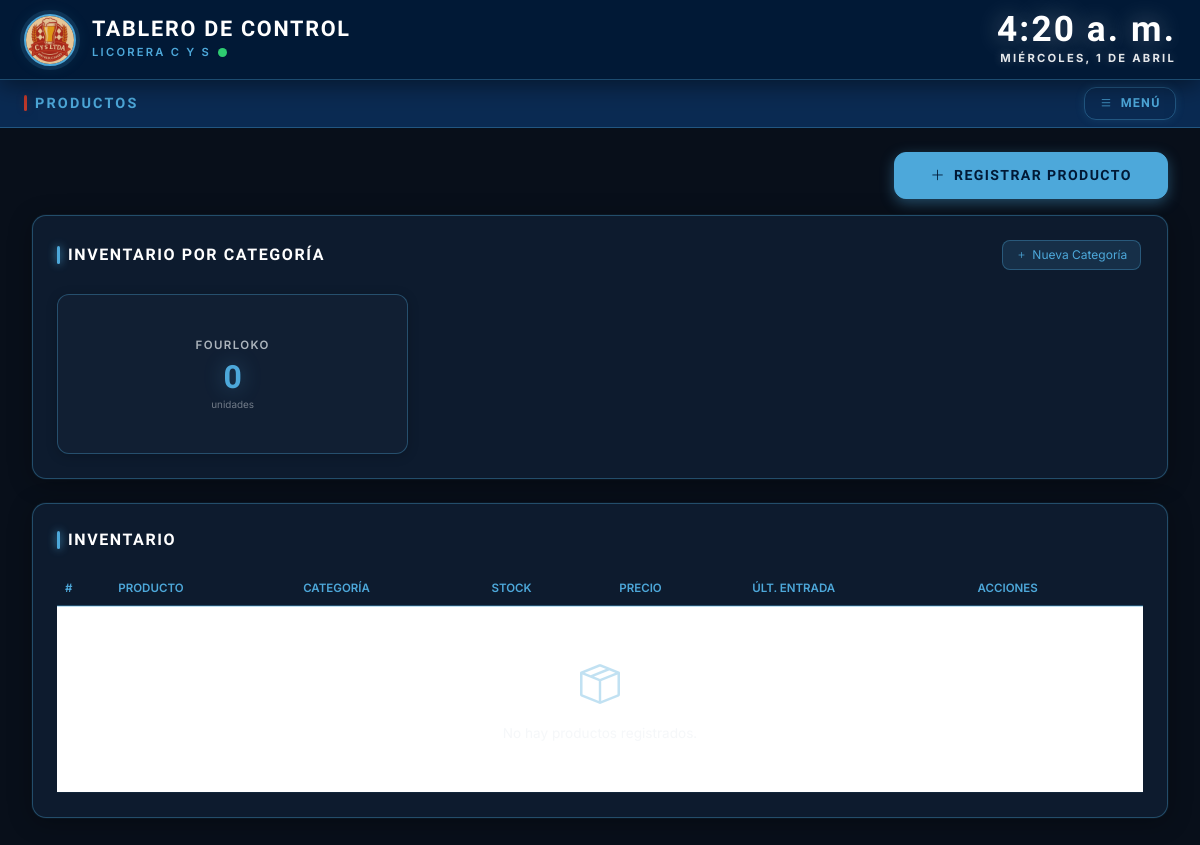
Page /producto/ on the earlier database version.
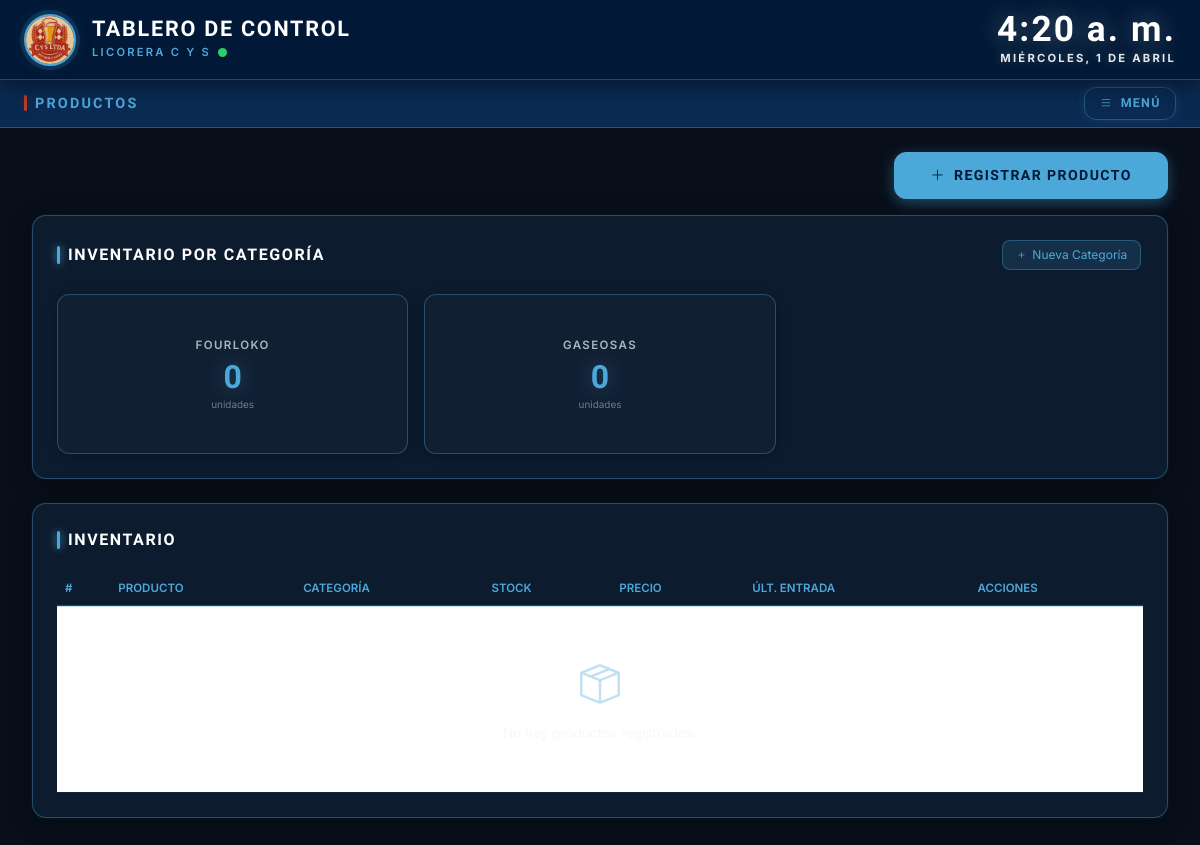
Same page on the later database version.
### producto/models.py (models this page shows)
class Categoria(models.Model):
    codigo      = models.CharField(max_length=20, unique=True)
    nombre      = models.CharField(max_length=100)
    descripcion = models.TextField(blank=True, null=True)
    class Meta:
        verbose_name        = "Categoría"
        verbose_name_plural = "Categorías"
        ordering            = ["nombre"]
    def __str__(self):
        return self.nombre

### producto/views.py (the view, shortened to what this page needs)
# urls.py: path("", views.producto_lista, name="producto_lista"),
def producto_lista(request):
    form = ProductoForm()
    categorias = Categoria.objects.all()
    resumen_categorias = []
    for cat in categorias:
        resumen_categorias.append({
            "nombre": cat.nombre,
            "total":  cat.productos.count(),
        })
    stock_critico = Producto.objects.filter(cantidad_disponible__lte=5)
    productos = Producto.objects.select_related("categoria").all()
    context = {
        "form":               form,
        "productos":          productos,
        "resumen_categorias": resumen_categorias,
        "stock_critico":      stock_critico,
    }
    return render(request, "producto.html", context)

### licorera/context_processors.py (called while the page is built)
def datos_globales(request):
    return {
        "total_productos": Producto.objects.count(),
        "stock_critico": Producto.objects.filter(cantidad_disponible__lte=5).count(),
        "total_categorias": Categoria.objects.count()
    }

### producto/templates/producto.html (shortened to what the changed rows need)
{% extends 'base.html' %}
{% load static %}
{% block extra_css %}
<link rel="stylesheet" href="{% static 'css/producto.css' %}">
{% endblock %}
{% block content %}
<div class="container-fluid p-0">
  <section class="cys-card mb-4">
    <div class="row g-3">
      {% for cat in resumen_categorias %}
        <div class="col-md-4">
          <div class="cys-stat-card text-center">
            <div class="cys-stat-card__label">{{ cat.nombre }}</div>
            <div class="cys-stat-card__val">{{ cat.total }}</div>
            <div style="font-size:.62rem; color:var(--texto-muted); margin-top:.25rem;">unidades</div>
          </div>
        </div>
      {% empty %}
        <div class="col-12 text-center py-4" style="color:var(--texto-muted); font-size:.85rem;">
          No hay categorías registradas.
        </div>
      {% endfor %}
    </div>
  </section>
  <section class="cys-card mb-4">
    <div class="table-responsive">
      <table class="table table-hover align-middle mb-0">
        <thead>
          <tr style="border-bottom:2px solid var(--azul-borde);">
            <th class="text-uppercase" style="font-size:.72rem; color:var(--gris-claro); font-weight:600;">#</th>
            <th class="text-uppercase" style="font-size:.72rem; color:var(--gris-claro); font-weight:600;">Producto</th>
            <th class="text-uppercase" style="font-size:.72rem; color:var(--gris-claro); font-weight:600;">Categoría</th>
            <th class="text-uppercase" style="font-size:.72rem; color:var(--gris-claro); font-weight:600;">Stock</th>
            <th class="text-uppercase" style="font-size:.72rem; color:var(--gris-claro); font-weight:600;">Precio</th>
            <th class="text-uppercase" style="font-size:.72rem; color:var(--gris-claro); font-weight:600;">Últ. Entrada</th>
            <th class="text-uppercase" style="font-size:.72rem; color:var(--gris-claro); font-weight:600;">Acciones</th>
          </tr>
        </thead>
      </table>
    </div>
  </section>
</div>
{% endblock %}

Differences in the rows shown:
added Categoria: nombre "GASEOSAS"
Other differences:
new list line: "0 unidades"
